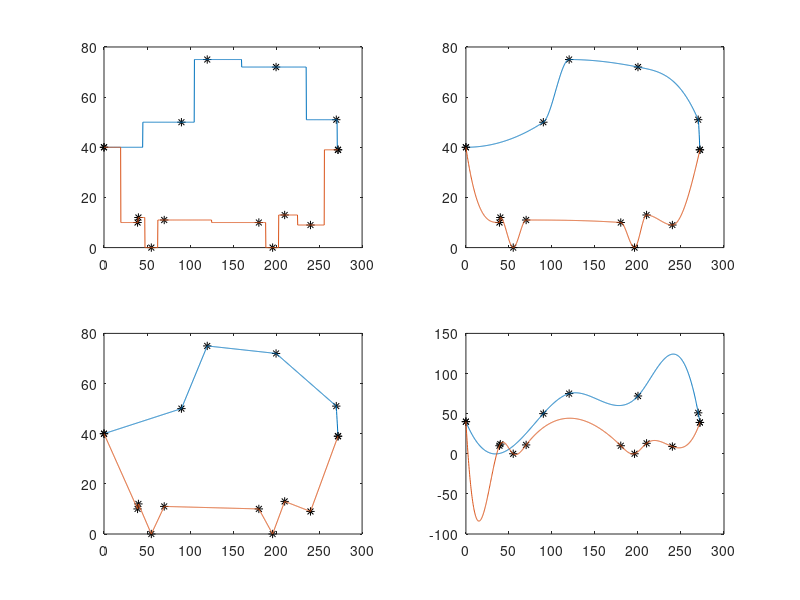

Write MATLAB code to recreate this figure.
clc
close all

xg = [0,90,120,200,270,272];
yg = [40,50,75,72,51,39];

xd = [0,39,40,55,70,180,196,210,240,272];
yd = [40,10,12,0,11,10,0,13,9,39];

x1 = linspace (0,max(xg),1000);
y1 = interp1(xg,yg,x1,'nearest');

x2 = linspace (0,max(xd),1000);
y2 = interp1(xd,yd,x2,'nearest');

subplot(2,2,1)
plot(xg,yg,'k*',x1,y1,  xd,yd,'k*',x2,y2)






xg = [0,90,120,200,270,272];
yg = [40,50,75,72,51,39];

xd = [0,39,40,55,70,180,196,210,240,272];
yd = [40,10,12,0,11,10,0,13,9,39];

x1 = linspace (0,max(xg),1000);
y1 = interp1(xg,yg,x1,'pchip');

x2 = linspace (0,max(xd),1000);
y2 = interp1(xd,yd,x2,'pchip');

subplot(2,2,2)
plot(xg,yg,'k*',x1,y1,  xd,yd,'k*',x2,y2)







xg = [0,90,120,200,270,272];
yg = [40,50,75,72,51,39];

xd = [0,39,40,55,70,180,196,210,240,272];
yd = [40,10,12,0,11,10,0,13,9,39];

x1 = linspace (0,max(xg),1000);
y1 = interp1(xg,yg,x1,'linear');

x2 = linspace (0,max(xd),1000);
y2 = interp1(xd,yd,x2,'linear');

subplot(2,2,3)
plot(xg,yg,'k*',x1,y1,  xd,yd,'k*',x2,y2)






xg = [0,90,120,200,270,272];
yg = [40,50,75,72,51,39];

xd = [0,39,40,55,70,180,196,210,240,272];
yd = [40,10,12,0,11,10,0,13,9,39];

x1 = linspace (0,max(xg),1000);
y1 = interp1(xg,yg,x1,'spline');

x2 = linspace (0,max(xd),1000);
y2 = interp1(xd,yd,x2,'spline');

subplot(2,2,4)
plot(xg,yg,'k*',x1,y1,  xd,yd,'k*',x2,y2)


